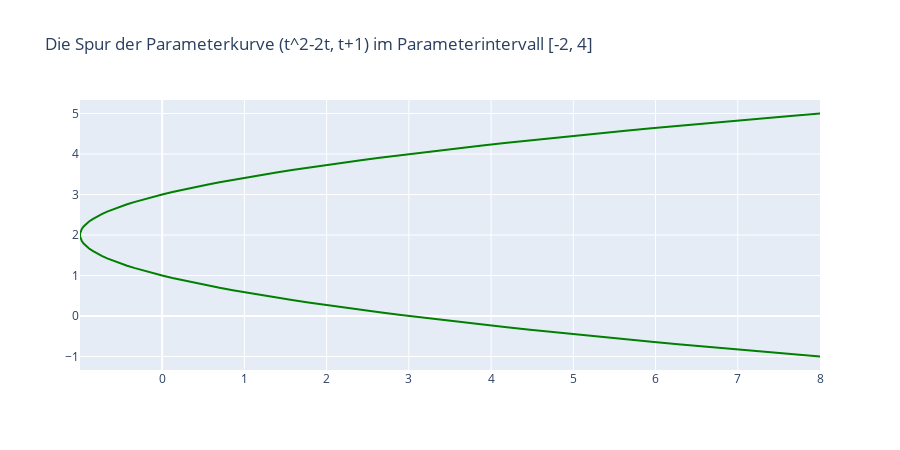

The code cell stored with this chart in its notebook:
### Code cell
x, y = first_example(n=100)

fig = go.Figure()
fig.add_trace(go.Scatter(
                         x=x, 
                         y=y,
                         mode='lines',
                         name='$first_example',
                         marker=dict(color='green', size=8)
                        )
              )

fig.update_layout(title='Die Spur der Parameterkurve (t^2-2t, t+1) im Parameterintervall [-2, 4]', 
                  width=900, 
                  height=450)
fig.show()
